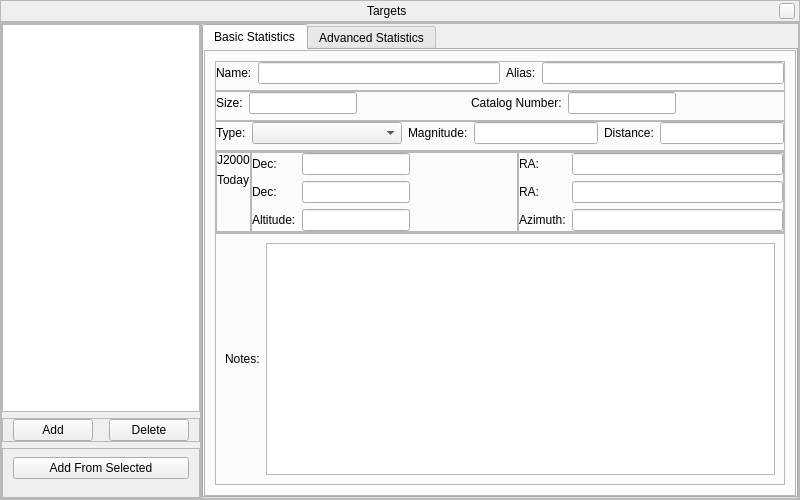
<?xml version="1.0" encoding="UTF-8"?>
<ui version="4.0">
 <class>TargetsDialogForm</class>
 <widget class="QWidget" name="TargetsDialogForm">
  <property name="geometry">
   <rect>
    <x>0</x>
    <y>0</y>
    <width>800</width>
    <height>500</height>
   </rect>
  </property>
  <property name="windowTitle">
   <string>Form</string>
  </property>
  <layout class="QVBoxLayout" name="verticalLayout_2">
   <property name="spacing">
    <number>0</number>
   </property>
   <property name="margin">
    <number>0</number>
   </property>
   <item>
    <widget class="BarFrame" name="LocationBar">
     <property name="sizePolicy">
      <sizepolicy hsizetype="Expanding" vsizetype="Fixed">
       <horstretch>0</horstretch>
       <verstretch>0</verstretch>
      </sizepolicy>
     </property>
     <property name="maximumSize">
      <size>
       <width>16777215</width>
       <height>25</height>
      </size>
     </property>
     <property name="frameShape">
      <enum>QFrame::StyledPanel</enum>
     </property>
     <property name="frameShadow">
      <enum>QFrame::Raised</enum>
     </property>
     <layout class="QHBoxLayout" name="horizontalLayout_7">
      <property name="spacing">
       <number>6</number>
      </property>
      <property name="leftMargin">
       <number>0</number>
      </property>
      <property name="topMargin">
       <number>0</number>
      </property>
      <property name="rightMargin">
       <number>4</number>
      </property>
      <property name="bottomMargin">
       <number>0</number>
      </property>
      <item>
       <spacer name="spacer_2">
        <property name="orientation">
         <enum>Qt::Horizontal</enum>
        </property>
        <property name="sizeHint" stdset="0">
         <size>
          <width>40</width>
          <height>20</height>
         </size>
        </property>
       </spacer>
      </item>
      <item>
       <widget class="QLabel" name="stelWindowTitle">
        <property name="text">
         <string>Targets</string>
        </property>
       </widget>
      </item>
      <item>
       <spacer name="spacer">
        <property name="orientation">
         <enum>Qt::Horizontal</enum>
        </property>
        <property name="sizeHint" stdset="0">
         <size>
          <width>40</width>
          <height>20</height>
         </size>
        </property>
       </spacer>
      </item>
      <item>
       <widget class="QPushButton" name="closeStelWindow">
        <property name="minimumSize">
         <size>
          <width>16</width>
          <height>16</height>
         </size>
        </property>
        <property name="maximumSize">
         <size>
          <width>16</width>
          <height>16</height>
         </size>
        </property>
        <property name="focusPolicy">
         <enum>Qt::NoFocus</enum>
        </property>
        <property name="text">
         <string/>
        </property>
       </widget>
      </item>
     </layout>
    </widget>
   </item>
   <item>
    <widget class="QFrame" name="frame">
     <property name="frameShape">
      <enum>QFrame::StyledPanel</enum>
     </property>
     <property name="frameShadow">
      <enum>QFrame::Raised</enum>
     </property>
     <layout class="QHBoxLayout" name="horizontalLayout_2">
      <property name="spacing">
       <number>0</number>
      </property>
      <property name="margin">
       <number>0</number>
      </property>
      <item>
       <widget class="QFrame" name="frame_2">
        <property name="maximumSize">
         <size>
          <width>200</width>
          <height>16777215</height>
         </size>
        </property>
        <property name="frameShape">
         <enum>QFrame::StyledPanel</enum>
        </property>
        <property name="frameShadow">
         <enum>QFrame::Raised</enum>
        </property>
        <layout class="QVBoxLayout" name="verticalLayout">
         <property name="margin">
          <number>0</number>
         </property>
         <item>
          <widget class="QListView" name="targetsListView">
           <property name="sizePolicy">
            <sizepolicy hsizetype="Preferred" vsizetype="Expanding">
             <horstretch>0</horstretch>
             <verstretch>0</verstretch>
            </sizepolicy>
           </property>
          </widget>
         </item>
         <item>
          <widget class="QFrame" name="frame_3">
           <property name="frameShape">
            <enum>QFrame::StyledPanel</enum>
           </property>
           <property name="frameShadow">
            <enum>QFrame::Raised</enum>
           </property>
           <layout class="QHBoxLayout" name="horizontalLayout">
            <property name="leftMargin">
             <number>10</number>
            </property>
            <property name="topMargin">
             <number>0</number>
            </property>
            <property name="rightMargin">
             <number>10</number>
            </property>
            <property name="bottomMargin">
             <number>0</number>
            </property>
            <item>
             <widget class="QPushButton" name="addTargetButton">
              <property name="text">
               <string>Add</string>
              </property>
             </widget>
            </item>
            <item>
             <spacer name="horizontalSpacer">
              <property name="orientation">
               <enum>Qt::Horizontal</enum>
              </property>
              <property name="sizeHint" stdset="0">
               <size>
                <width>18</width>
                <height>20</height>
               </size>
              </property>
             </spacer>
            </item>
            <item>
             <widget class="QPushButton" name="deleteTargetButton">
              <property name="text">
               <string>Delete</string>
              </property>
             </widget>
            </item>
           </layout>
          </widget>
         </item>
         <item>
          <widget class="QFrame" name="frame_6">
           <property name="sizePolicy">
            <sizepolicy hsizetype="Preferred" vsizetype="Expanding">
             <horstretch>0</horstretch>
             <verstretch>0</verstretch>
            </sizepolicy>
           </property>
           <property name="maximumSize">
            <size>
             <width>16777215</width>
             <height>50</height>
            </size>
           </property>
           <property name="frameShape">
            <enum>QFrame::StyledPanel</enum>
           </property>
           <property name="frameShadow">
            <enum>QFrame::Raised</enum>
           </property>
           <layout class="QHBoxLayout" name="horizontalLayout_3">
            <property name="spacing">
             <number>0</number>
            </property>
            <property name="leftMargin">
             <number>10</number>
            </property>
            <property name="topMargin">
             <number>0</number>
            </property>
            <property name="rightMargin">
             <number>10</number>
            </property>
            <property name="bottomMargin">
             <number>10</number>
            </property>
            <item>
             <widget class="QPushButton" name="addFromSelectionButton">
              <property name="text">
               <string>Add From Selected</string>
              </property>
             </widget>
            </item>
           </layout>
          </widget>
         </item>
        </layout>
       </widget>
      </item>
      <item>
       <widget class="QFrame" name="frame_4">
        <property name="sizePolicy">
         <sizepolicy hsizetype="Expanding" vsizetype="Preferred">
          <horstretch>0</horstretch>
          <verstretch>0</verstretch>
         </sizepolicy>
        </property>
        <property name="frameShape">
         <enum>QFrame::StyledPanel</enum>
        </property>
        <property name="frameShadow">
         <enum>QFrame::Raised</enum>
        </property>
        <layout class="QGridLayout" name="gridLayout">
         <property name="margin">
          <number>0</number>
         </property>
         <item row="0" column="0">
          <widget class="QTabWidget" name="tabWidget">
           <property name="currentIndex">
            <number>0</number>
           </property>
           <widget class="QWidget" name="basic">
            <attribute name="title">
             <string>Basic Statistics</string>
            </attribute>
            <layout class="QGridLayout" name="gridLayout_2">
             <property name="margin">
              <number>0</number>
             </property>
             <item row="0" column="0">
              <widget class="QFrame" name="frame_5">
               <property name="frameShape">
                <enum>QFrame::StyledPanel</enum>
               </property>
               <property name="frameShadow">
                <enum>QFrame::Raised</enum>
               </property>
               <layout class="QVBoxLayout" name="verticalLayout_3">
                <property name="spacing">
                 <number>0</number>
                </property>
                <property name="margin">
                 <number>10</number>
                </property>
                <item>
                 <widget class="QFrame" name="frame_13">
                  <property name="frameShape">
                   <enum>QFrame::StyledPanel</enum>
                  </property>
                  <property name="frameShadow">
                   <enum>QFrame::Raised</enum>
                  </property>
                  <layout class="QHBoxLayout" name="horizontalLayout_8">
                   <property name="leftMargin">
                    <number>0</number>
                   </property>
                   <property name="topMargin">
                    <number>0</number>
                   </property>
                   <property name="rightMargin">
                    <number>0</number>
                   </property>
                   <property name="bottomMargin">
                    <number>6</number>
                   </property>
                   <item>
                    <widget class="QLabel" name="label">
                     <property name="text">
                      <string>Name:</string>
                     </property>
                    </widget>
                   </item>
                   <item>
                    <widget class="QLineEdit" name="nameLineEdit"/>
                   </item>
                   <item>
                    <widget class="QLabel" name="label_2">
                     <property name="text">
                      <string>Alias:</string>
                     </property>
                    </widget>
                   </item>
                   <item>
                    <widget class="QLineEdit" name="aliasLineEdit"/>
                   </item>
                  </layout>
                 </widget>
                </item>
                <item>
                 <widget class="QFrame" name="frame_14">
                  <property name="frameShape">
                   <enum>QFrame::StyledPanel</enum>
                  </property>
                  <property name="frameShadow">
                   <enum>QFrame::Raised</enum>
                  </property>
                  <layout class="QHBoxLayout" name="horizontalLayout_9">
                   <property name="leftMargin">
                    <number>0</number>
                   </property>
                   <property name="topMargin">
                    <number>0</number>
                   </property>
                   <property name="rightMargin">
                    <number>0</number>
                   </property>
                   <property name="bottomMargin">
                    <number>6</number>
                   </property>
                   <item>
                    <widget class="QLabel" name="label_15">
                     <property name="text">
                      <string>Size:</string>
                     </property>
                    </widget>
                   </item>
                   <item>
                    <widget class="QLineEdit" name="sizeLineEdit"/>
                   </item>
                   <item>
                    <spacer name="horizontalSpacer_2">
                     <property name="orientation">
                      <enum>Qt::Horizontal</enum>
                     </property>
                     <property name="sizeHint" stdset="0">
                      <size>
                       <width>48</width>
                       <height>20</height>
                      </size>
                     </property>
                    </spacer>
                   </item>
                   <item>
                    <widget class="QLabel" name="label_18">
                     <property name="text">
                      <string>Catalog Number:</string>
                     </property>
                    </widget>
                   </item>
                   <item>
                    <widget class="QLineEdit" name="catalogNumberLineEdit"/>
                   </item>
                   <item>
                    <spacer name="horizontalSpacer_3">
                     <property name="orientation">
                      <enum>Qt::Horizontal</enum>
                     </property>
                     <property name="sizeHint" stdset="0">
                      <size>
                       <width>47</width>
                       <height>20</height>
                      </size>
                     </property>
                    </spacer>
                   </item>
                  </layout>
                 </widget>
                </item>
                <item>
                 <widget class="QFrame" name="frame_8">
                  <property name="frameShape">
                   <enum>QFrame::StyledPanel</enum>
                  </property>
                  <property name="frameShadow">
                   <enum>QFrame::Raised</enum>
                  </property>
                  <layout class="QHBoxLayout" name="horizontalLayout_5">
                   <property name="leftMargin">
                    <number>0</number>
                   </property>
                   <property name="topMargin">
                    <number>0</number>
                   </property>
                   <property name="rightMargin">
                    <number>0</number>
                   </property>
                   <property name="bottomMargin">
                    <number>6</number>
                   </property>
                   <item>
                    <widget class="QLabel" name="label_6">
                     <property name="text">
                      <string>Type:</string>
                     </property>
                    </widget>
                   </item>
                   <item>
                    <widget class="QComboBox" name="typeComboBox">
                     <property name="minimumSize">
                      <size>
                       <width>150</width>
                       <height>0</height>
                      </size>
                     </property>
                    </widget>
                   </item>
                   <item>
                    <widget class="QLabel" name="label_13">
                     <property name="text">
                      <string>Magnitude:</string>
                     </property>
                    </widget>
                   </item>
                   <item>
                    <widget class="QLineEdit" name="magnitudeLineEdit"/>
                   </item>
                   <item>
                    <widget class="QLabel" name="label_14">
                     <property name="text">
                      <string>Distance:</string>
                     </property>
                    </widget>
                   </item>
                   <item>
                    <widget class="QLineEdit" name="distanceLineEdit"/>
                   </item>
                  </layout>
                 </widget>
                </item>
                <item>
                 <widget class="QFrame" name="frame_9">
                  <property name="frameShape">
                   <enum>QFrame::StyledPanel</enum>
                  </property>
                  <property name="frameShadow">
                   <enum>QFrame::Raised</enum>
                  </property>
                  <layout class="QHBoxLayout" name="horizontalLayout_6">
                   <property name="spacing">
                    <number>0</number>
                   </property>
                   <property name="margin">
                    <number>0</number>
                   </property>
                   <item>
                    <widget class="QFrame" name="frame_12">
                     <property name="maximumSize">
                      <size>
                       <width>100</width>
                       <height>16777215</height>
                      </size>
                     </property>
                     <property name="frameShape">
                      <enum>QFrame::StyledPanel</enum>
                     </property>
                     <property name="frameShadow">
                      <enum>QFrame::Raised</enum>
                     </property>
                     <layout class="QFormLayout" name="formLayout_6">
                      <property name="formAlignment">
                       <set>Qt::AlignRight|Qt::AlignTop|Qt::AlignTrailing</set>
                      </property>
                      <property name="margin">
                       <number>0</number>
                      </property>
                      <item row="0" column="0">
                       <widget class="QLabel" name="label_24">
                        <property name="text">
                         <string>J2000</string>
                        </property>
                       </widget>
                      </item>
                      <item row="1" column="0">
                       <widget class="QLabel" name="label_25">
                        <property name="text">
                         <string>Today</string>
                        </property>
                       </widget>
                      </item>
                      <item row="2" column="0">
                       <widget class="QLabel" name="label_26">
                        <property name="text">
                         <string/>
                        </property>
                       </widget>
                      </item>
                     </layout>
                    </widget>
                   </item>
                   <item>
                    <widget class="QFrame" name="frame_11">
                     <property name="frameShape">
                      <enum>QFrame::StyledPanel</enum>
                     </property>
                     <property name="frameShadow">
                      <enum>QFrame::Raised</enum>
                     </property>
                     <layout class="QFormLayout" name="formLayout_5">
                      <property name="fieldGrowthPolicy">
                       <enum>QFormLayout::FieldsStayAtSizeHint</enum>
                      </property>
                      <property name="margin">
                       <number>0</number>
                      </property>
                      <item row="0" column="1">
                       <widget class="QLineEdit" name="j2000DecLineEdit"/>
                      </item>
                      <item row="1" column="0">
                       <widget class="QLabel" name="label_21">
                        <property name="text">
                         <string>Dec:</string>
                        </property>
                       </widget>
                      </item>
                      <item row="1" column="1">
                       <widget class="QLineEdit" name="nowDecLineEdit"/>
                      </item>
                      <item row="2" column="0">
                       <widget class="QLabel" name="label_22">
                        <property name="text">
                         <string>Altitude:</string>
                        </property>
                       </widget>
                      </item>
                      <item row="2" column="1">
                       <widget class="QLineEdit" name="altitudeLineEdit"/>
                      </item>
                      <item row="0" column="0">
                       <widget class="QLabel" name="label_23">
                        <property name="text">
                         <string>Dec:</string>
                        </property>
                       </widget>
                      </item>
                     </layout>
                    </widget>
                   </item>
                   <item>
                    <widget class="QFrame" name="frame_10">
                     <property name="frameShape">
                      <enum>QFrame::StyledPanel</enum>
                     </property>
                     <property name="frameShadow">
                      <enum>QFrame::Raised</enum>
                     </property>
                     <layout class="QFormLayout" name="formLayout_4">
                      <property name="margin">
                       <number>0</number>
                      </property>
                      <item row="0" column="0">
                       <widget class="QLabel" name="label_17">
                        <property name="text">
                         <string>RA:</string>
                        </property>
                       </widget>
                      </item>
                      <item row="0" column="1">
                       <widget class="QLineEdit" name="j2000RALineEdit"/>
                      </item>
                      <item row="1" column="0">
                       <widget class="QLabel" name="label_19">
                        <property name="text">
                         <string>RA:</string>
                        </property>
                       </widget>
                      </item>
                      <item row="1" column="1">
                       <widget class="QLineEdit" name="nowRALineEdit"/>
                      </item>
                      <item row="2" column="0">
                       <widget class="QLabel" name="label_20">
                        <property name="text">
                         <string>Azimuth:</string>
                        </property>
                       </widget>
                      </item>
                      <item row="2" column="1">
                       <widget class="QLineEdit" name="azimuthLineEdit"/>
                      </item>
                     </layout>
                    </widget>
                   </item>
                  </layout>
                 </widget>
                </item>
                <item>
                 <widget class="QFrame" name="frame_7">
                  <property name="frameShape">
                   <enum>QFrame::StyledPanel</enum>
                  </property>
                  <property name="frameShadow">
                   <enum>QFrame::Raised</enum>
                  </property>
                  <layout class="QHBoxLayout" name="horizontalLayout_4">
                   <item>
                    <widget class="QLabel" name="label_5">
                     <property name="text">
                      <string>Notes:</string>
                     </property>
                    </widget>
                   </item>
                   <item>
                    <widget class="QTextEdit" name="notesTextEdit"/>
                   </item>
                  </layout>
                 </widget>
                </item>
               </layout>
              </widget>
             </item>
            </layout>
           </widget>
           <widget class="QWidget" name="advanced">
            <attribute name="title">
             <string>Advanced Statistics</string>
            </attribute>
           </widget>
          </widget>
         </item>
        </layout>
       </widget>
      </item>
     </layout>
    </widget>
   </item>
  </layout>
 </widget>
 <customwidgets>
  <customwidget>
   <class>BarFrame</class>
   <extends>QFrame</extends>
   <header>Dialog.hpp</header>
   <container>1</container>
  </customwidget>
 </customwidgets>
 <resources/>
 <connections/>
</ui>
